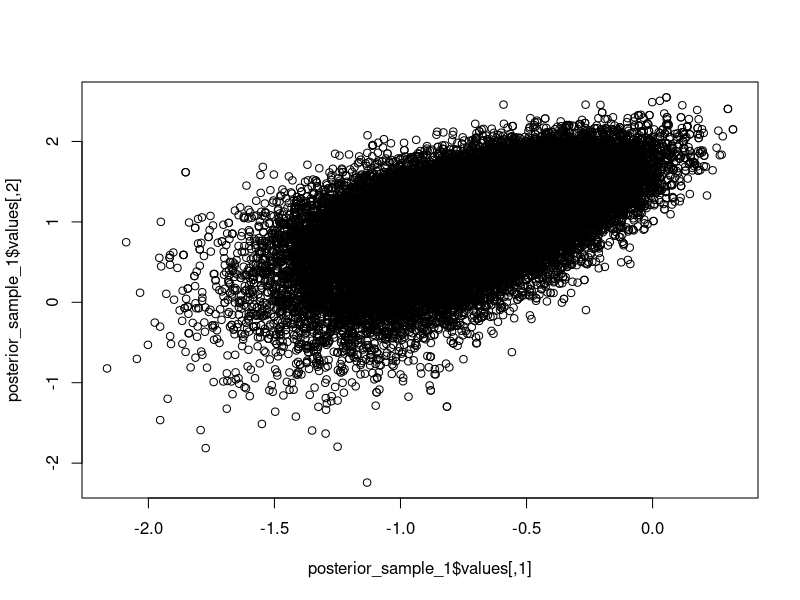
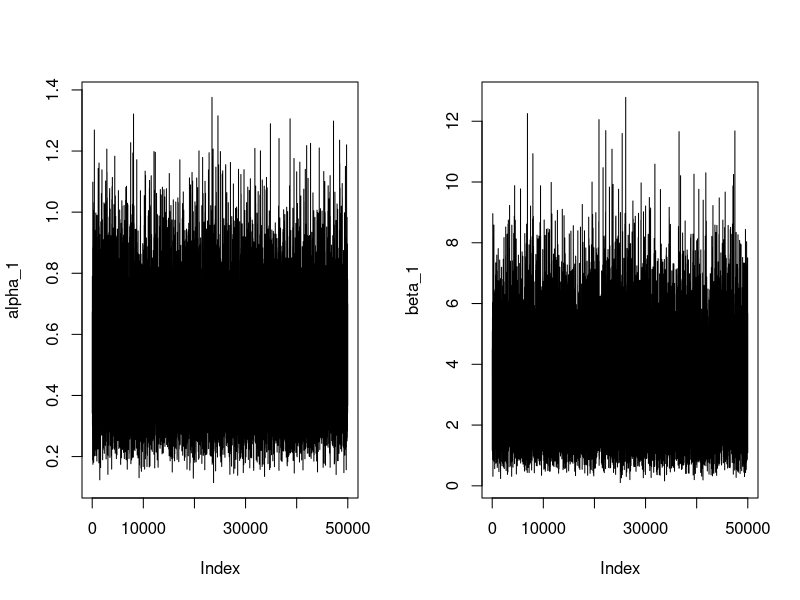
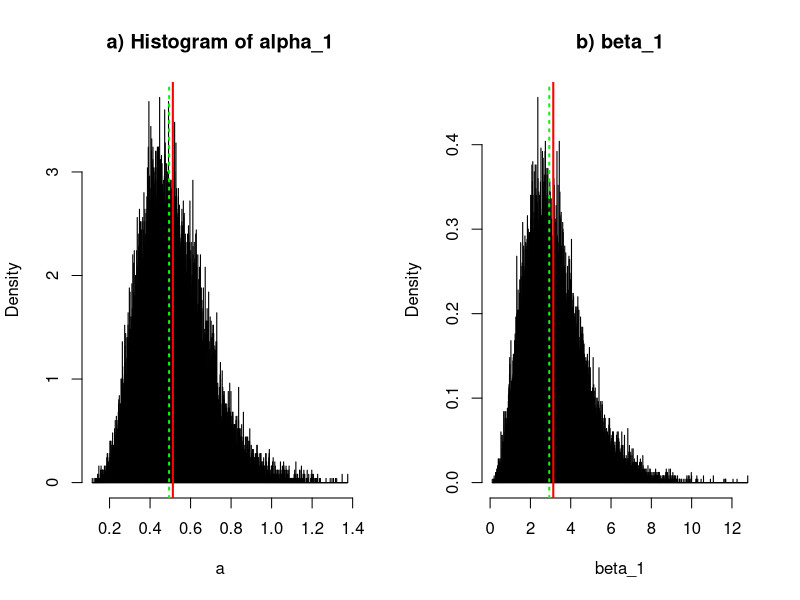
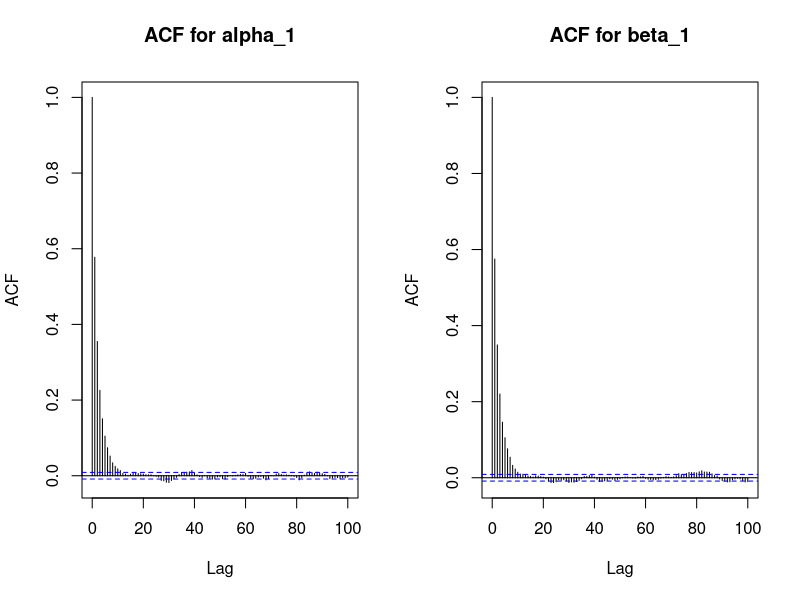
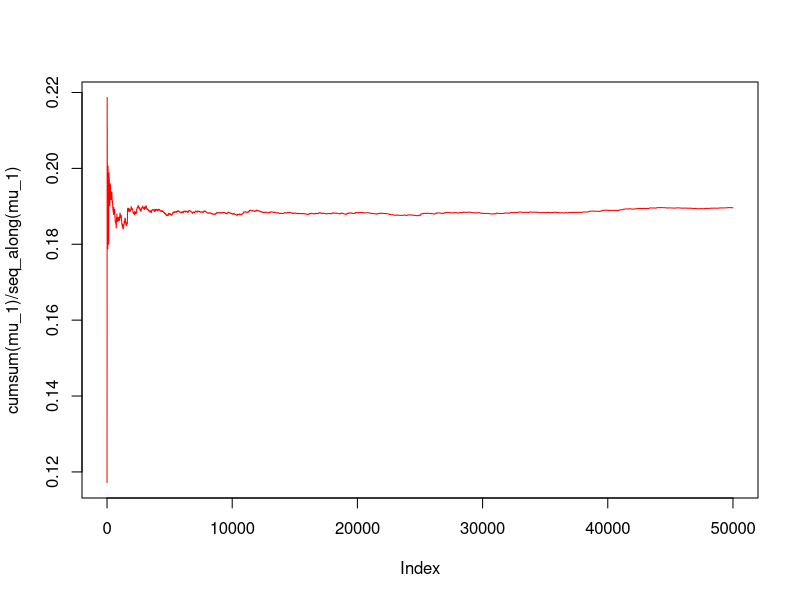
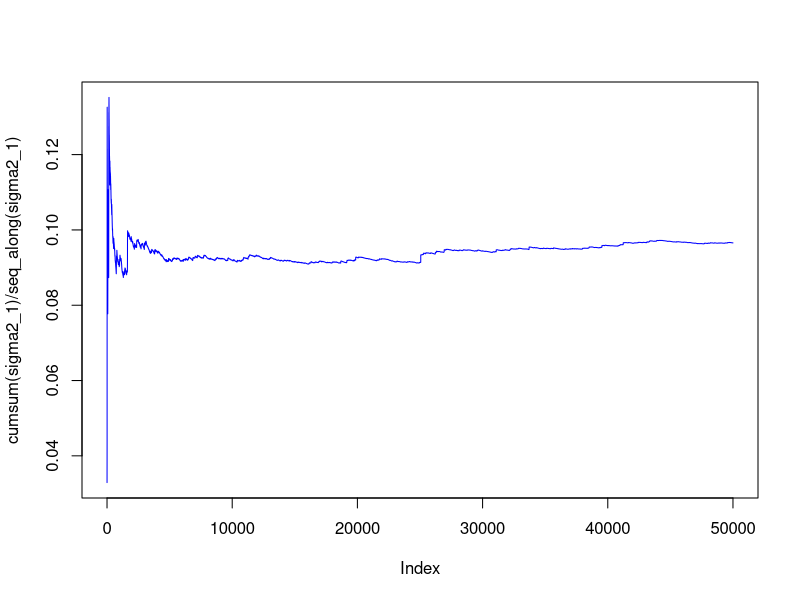
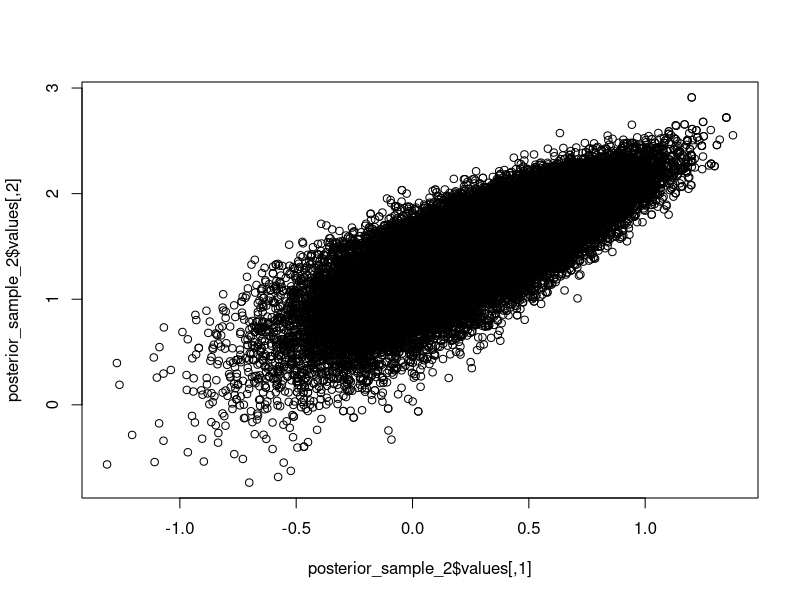
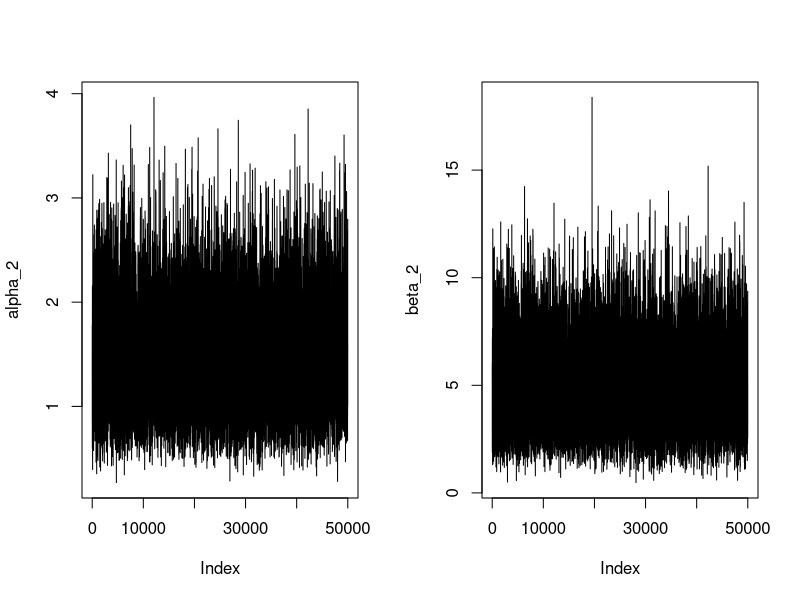

Here is the R script that generated these plots, in order:
library(mvtnorm)
library(coda)
library(robustbase)

# Comparison means Gamma
Yield1 = c(0.001, 0.003, 0.007, 0.020,
                              0.030, 0.040, 0.041, 0.077,
                              0.100, 0.454, 0.490, 1.020)
Yield2 = c(0.020, 0.031, 0.086, 0.130,
                              0.160, 0.160, 0.180, 0.300,
                              0.400, 0.440, 0.510, 0.720, 
                              0.950)

n1 <- length(Yield1)
n2 <- length(Yield2)

s1 <- sum(Yield1)
s2 <- sum(Yield2)

p1 <- prod(Yield1)
p2 <- prod(Yield2)


c(n1,s1,p1)
c(n2,s2,p2)

# Posterior
posterior = function(theta,n,s,p){
  out = (((exp(theta[2]))^(n*exp(theta[1])))/((gamma(exp(theta[1])))^n))*
    p^(exp(theta[1])-1)*exp(theta[1]+theta[2]-s*exp(theta[2]))
  
  return(out)
}


# log-posterior
log_posterior = function(theta,n,s,p){
  out = exp(theta[1])*n*theta[2]-n*log(gamma(exp(theta[1])))+
    (exp(theta[1])-1)*log(p)+theta[1]+theta[2]-s*exp(theta[2])
  return(out)
}

# Metropolis-Hastings
MH = function(S, B, theta0, n, s, p, tau, thin){
  
  R = S+B
  mat = matrix(NA, nrow = R, ncol = length(theta0))
  acc = rep(0, R)
  
  Tau = matrix(0, length(tau), length(tau)); diag(Tau) = tau
  
  theta_chain = theta0
  
  for (m in 1:R) {
    # Sampling from the proposal
    theta_star = rmvnorm(1, mean = theta_chain, sigma = Tau)
    # Compute r
    r = min(1, exp(log_posterior(theta = theta_star, n = n, s = s, p = p)-
                     log_posterior(theta = theta_chain, n = n, s = s, p = p)))
    # Draw U from the uniform distribution in (0,1)
    u = runif(1)
    # Accept or reject theta.s
    if(r >= u) {
      theta_chain = theta_star
      acc[m] = 1
    }
    mat[m,] = theta_chain
  }
  
  m1 <- mat[(B+1):R,]
  m2 <- mat[seq(1,nrow(m1),by=thin),]
  acc1 <- acc[(B+1):R]
  acc2 <- acc1[seq(1,length(acc1),by=thin)]
  
  # Output
  list(values = m2, acc_rate=sum(acc2)/length(acc2))
}

#### Pop 1 ####

# theta_0
maximization_1 = optim(function(x) - log_posterior(x,n1,s1,p1),
                       hessian=T, method = "L-BFGS-B", par=c(0,0))
theta0_1 = maximization_1$par
theta0_1

# tau
tau_1 = 1.5*diag(solve(maximization_1$hessian))

# Simulation
S = 150000
B = 60000

set.seed(1)
posterior_sample_1 = MH(S = S, B = B, theta0 = theta0_1, n = n1, s = s1,
                        p = p1, tau = tau_1, thin = 3)

x11()
plot(posterior_sample_1$values)

# Accuracy rate
posterior_sample_1$acc_rate

# (alpha,beta)
alpha_1  = exp(posterior_sample_1$values[,1])
beta_1   = exp(posterior_sample_1$values[,2])

# Traceplots
par(mfrow=c(1,2))
plot(alpha_1, type="l")
plot(beta_1, type="l")

# Histograms
means=c(mean(alpha_1),mean(beta_1))
means
medians=c(median(alpha_1),median(beta_1))
medians

par(mfrow=c(1,2))
{hist(alpha_1,3000, freq=F,xlab="a",main="a) Histogram of alpha_1")
  abline(v=means[1], col="red",lwd=2)
  abline(v=medians[1], col="green",lwd=2,lty=3)}
{hist(beta_1,3000, freq=F,xlab="beta_1",main="b) beta_1") 
  abline(v=means[2], col="red",lwd=2)
  abline(v=medians[2], col="green",lwd=2,lty=3)}

# ACF
par(mfrow=c(1,2))
acf(alpha_1,main="ACF for alpha_1",lag.max = 100)
acf(beta_1,main="ACF for beta_1",lag.max = 100)

# (mu,sigma2)
mu_1     = alpha_1 / beta_1
sigma2_1 = alpha_1 / beta_1^2

####
x11()
plot(cumsum(mu_1) / seq_along(mu_1),type='l',col="red")
plot(cumsum(sigma2_1) / seq_along(sigma2_1),type='l',col="blue")



#### Pop 2 ####
# theta0
maximization_2 = optim(function(x) - log_posterior(x,n2,s2,p2),
                       hessian=T, method = "L-BFGS-B", par=c(1,1))
theta0_2 = maximization_2$par
theta0_2

# tau
tau_2 = 0.8*diag(solve(maximization_2$hessian))

set.seed(1)
posterior_sample_2 = MH(S = S, B = B, theta0 = theta0_2, 
                        n = n2, s = s2,
                        p = p2, tau = tau_2, thin = 3)

plot(posterior_sample_2$values)

posterior_sample_2$acc_rate

alpha_2  = exp(posterior_sample_2$values[,1])
beta_2   = exp(posterior_sample_2$values[,2])

x11()
par(mfrow=c(1,2))
plot(alpha_2, type="l")
plot(beta_2, type="l")

x11()
means=c(mean(alpha_2),mean(beta_2))
means
medians=c(median(alpha_2),median(beta_2))
medians

par(mfrow=c(1,2))
{hist(alpha_2,3000, freq=F,xlab="alpha_2",main="a) Histogram of alpha_2")
  abline(v=means[1], col="red",lwd=2)
  abline(v=medians[1], col="green",lwd=2,lty=3)}
{hist(beta_2,3000, freq=F,xlab="beta_2",main="b) beta_2") 
  abline(v=means[2], col="red",lwd=2)
  abline(v=medians[2], col="green",lwd=2,lty=3)}

x11()
par(mfrow=c(1,2))
acf(alpha_2,main="ACF for alpha_2",lag.max = 150)
acf(beta_2,main="ACF for beta_2",lag.max = 150)

mu_2     = alpha_2 / beta_2
sigma2_2 = alpha_2 / beta_2^2

x11()
plot(cumsum(mu_2) / seq_along(mu_2),type='l',col="red")
plot(cumsum(sigma2_2) / seq_along(sigma2_2),type='l',col="blue")

N = length(sigma2_1)
I = sum(sigma2_1<sigma2_2)/N
I

delta_H = 1-2*(1-I)
delta_H
